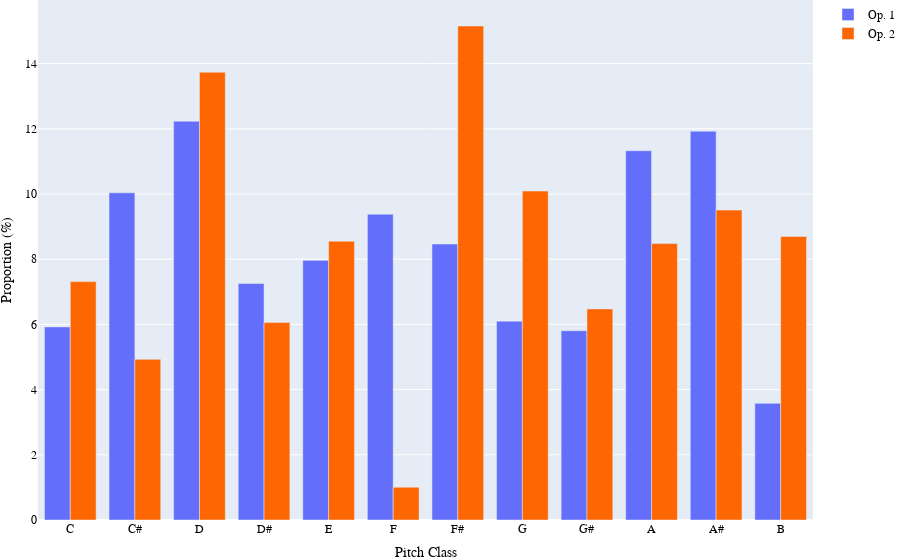

Notebook cell for this chart:
### Code cell
fig = go.Figure()
data2 = pd.read_csv('/Users/joshua ballance/Desktop/pitchclassprofile.csv', index_col='Title')

revisedData = data2[['Op. 1']]
generic = "Pitch Class Profile"
chartTitle = ('Op. 1', generic)
newChartTitle = str(chartTitle).replace("'", "").replace("(", "").replace(")", "").replace(",", ":")    
revisedData = revisedData.iloc[0:12, :]
revisedData['Pitch Class'] = revisedData.index
listOfValues = []
for i in range(0,len(revisedData.values)):
    temp = []
    #temp.append(revisedData.index[i])
    j = revisedData.values[i]
    temp.append(j[1])
    temp.append(j[0])
    listOfValues.append(temp)

listOfXAxis = []
listOfOp1YAxis = []
for el in listOfValues:
    #fig.add_trace(go.Bar(x =int(el[0]), y =float(el[1])))
    listOfXAxis.append(int(el[0]))
    listOfOp1YAxis.append(float(el[1]))

revisedData = data2[['Op. 2']]
generic = "Pitch Class Profile"
chartTitle = ('Op. 2', generic)
newChartTitle = str(chartTitle).replace("'", "").replace("(", "").replace(")", "").replace(",", ":")    
revisedData = revisedData.iloc[0:12, :]
revisedData['Pitch Class'] = revisedData.index
listOfValues = []
for i in range(0,len(revisedData.values)):
    temp = []
    #temp.append(revisedData.index[i])
    j = revisedData.values[i]
    temp.append(j[1])
    temp.append(j[0])
    listOfValues.append(temp)

listOfXAxis = []
listOfOp2YAxis = []
for el in listOfValues:
    #fig.add_trace(go.Bar(x =int(el[0]), y =float(el[1])))
    listOfXAxis.append(int(el[0]))
    listOfOp2YAxis.append(float(el[1]))
    
revisedData = data2[['Op. 11 ii']]
generic = "Pitch Class Profile"
chartTitle = ('Op. 10 iv', generic)
newChartTitle = str(chartTitle).replace("'", "").replace("(", "").replace(")", "").replace(",", ":")    
revisedData = revisedData.iloc[0:12, :]
revisedData['Pitch Class'] = revisedData.index
listOfValues = []
for i in range(0,len(revisedData.values)):
    temp = []
    #temp.append(revisedData.index[i])
    j = revisedData.values[i]
    temp.append(j[1])
    temp.append(j[0])
    listOfValues.append(temp)

listOfXAxis = []
listOfOp3YAxis = []
for el in listOfValues:
    #fig.add_trace(go.Bar(x =int(el[0]), y =float(el[1])))
    listOfXAxis.append(int(el[0]))
    listOfOp3YAxis.append(float(el[1]))

xAxis = ['C', 'C#', 'D', 'D#', 'E', 'F', 'F#', 'G', 'G#', 'A', 'A#', 'B']
    
fig.add_trace(go.Bar(x =xAxis, y =listOfOp1YAxis, name='Op. 1'))
fig.add_trace(go.Bar(x =xAxis, y =listOfOp2YAxis, marker_color='rgb(253,102,0)', name='Op. 2'))
#fig.add_trace(go.Bar(x =xAxis, y =listOfOp3YAxis, marker_color='rgb(75,0,130)', marker_line_color='rgb(6,0,19)', marker_line_width=1.5, opacity=0.6, name='Op. 10/iv'))


fig.update_layout(xaxis=(dict(title={'text': 'Pitch Class'})))
fig.update_layout(yaxis=(dict(title={'text': 'Proportion (%)'})))
fig.update_layout(font=dict(family="Times New Roman, monospace", size=12, color='rgb(0,0,0)'))
fig.update_layout(margin={'l': 0, 'r': 0, 't': 0, 'b': 0})
fig.show()


img_bytes = fig.to_image(format="png", width=800, height=400, scale=3, engine='orca')
Image(img_bytes)

### Figure 1 — Plotly figure (JSON) as saved in the notebook; plotly's stock layout.template omitted (floating-point values rounded to 4 significant figures)
{"data": [{"name": "Op. 1", "type": "bar", "x": ["C", "C#", "D", "D#", "E", "F", "F#", "G", "G#", "A", "A#", "B"], "y": [5.924, 10.04, 12.23, 7.253, 7.965, 9.38, 8.466, 6.101, 5.806, 11.33, 11.93, 3.578]}, {"marker": {"color": "rgb(253,102,0)"}, "name": "Op. 2", "type": "bar", "x": ["C", "C#", "D", "D#", "E", "F", "F#", "G", "G#", "A", "A#", "B"], "y": [7.313, 4.928, 13.74, 6.056, 8.554, 1.005, 15.15, 10.09, 6.477, 8.48, 9.508, 8.699]}], "layout": {"font": {"color": "rgb(0,0,0)", "family": "Times New Roman, monospace", "size": 12}, "margin": {"b": 0, "l": 0, "r": 0, "t": 0}, "xaxis": {"title": {"text": "Pitch Class"}}, "yaxis": {"title": {"text": "Proportion (%)"}}}}
